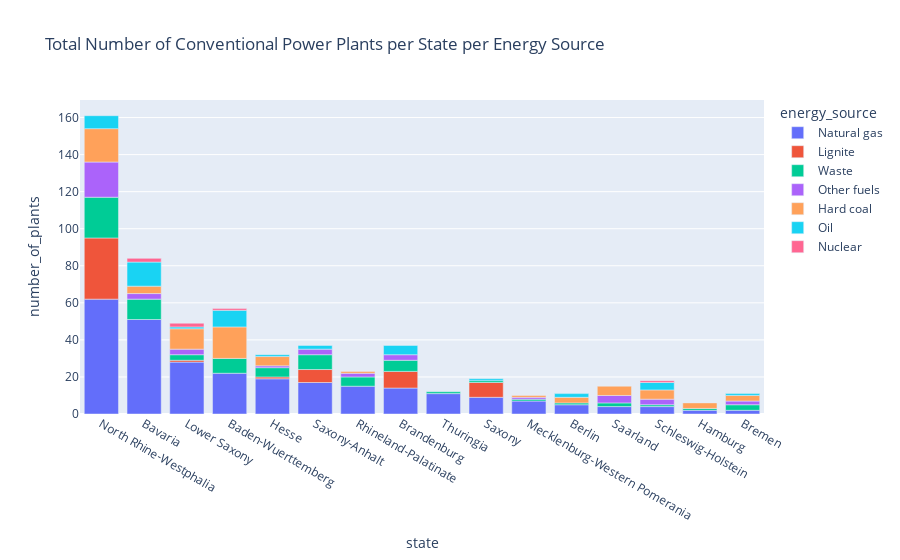

Write notebook code for a chart like this one.
### Markdown cell above
#### Stacked Bar Chart: Total Number of Conventional Power Plants per State and Energy Source

### Code cell
# Create a stacked bar chart incorporating the different energy sources per state 
fig = px.bar(
    conv_number_plants_states_sources,
    x='state',
    y='number_of_plants',
    color = 'energy_source',
    title='Total Number of Conventional Power Plants per State per Energy Source'
)
show_fig(fig)

### Figure 1 — Plotly figure (JSON) as saved in the notebook; plotly's stock layout.template omitted (floating-point values rounded to 4 significant figures)
{"data": [{"hovertemplate": "energy_source=Natural gas<br>state=%{x}<br>number_of_plants=%{y}<extra></extra>", "legendgroup": "Natural gas", "marker": {"color": "#636efa", "pattern": {"shape": ""}}, "name": "Natural gas", "orientation": "v", "showlegend": true, "textposition": "auto", "type": "bar", "x": ["North Rhine-Westphalia", "Bavaria", "Lower Saxony", "Baden-Wuerttemberg", "Hesse", "Saxony-Anhalt", "Rhineland-Palatinate", "Brandenburg", "Thuringia", "Saxony", "Mecklenburg-Western Pomerania", "Berlin", "Saarland", "Schleswig-Holstein", "Hamburg", "Bremen"], "xaxis": "x", "y": [62, 51, 28, 22, 19, 17, 15, 14, 11, 9, 7, 5, 4, 4, 2, 2], "yaxis": "y"}, {"hovertemplate": "energy_source=Lignite<br>state=%{x}<br>number_of_plants=%{y}<extra></extra>", "legendgroup": "Lignite", "marker": {"color": "#EF553B", "pattern": {"shape": ""}}, "name": "Lignite", "orientation": "v", "showlegend": true, "textposition": "auto", "type": "bar", "x": ["North Rhine-Westphalia", "Brandenburg", "Saxony", "Saxony-Anhalt", "Lower Saxony", "Hesse"], "xaxis": "x", "y": [33, 9, 8, 7, 1, 1], "yaxis": "y"}, {"hovertemplate": "energy_source=Waste<br>state=%{x}<br>number_of_plants=%{y}<extra></extra>", "legendgroup": "Waste", "marker": {"color": "#00cc96", "pattern": {"shape": ""}}, "name": "Waste", "orientation": "v", "showlegend": true, "textposition": "auto", "type": "bar", "x": ["North Rhine-Westphalia", "Bavaria", "Saxony-Anhalt", "Baden-Wuerttemberg", "Brandenburg", "Rhineland-Palatinate", "Hesse", "Bremen", "Lower Saxony", "Saarland", "Berlin", "Hamburg", "Mecklenburg-Western Pomerania", "Saxony", "Schleswig-Holstein", "Thuringia"], "xaxis": "x", "y": [22, 11, 8, 8, 6, 5, 5, 3, 3, 2, 1, 1, 1, 1, 1, 1], "yaxis": "y"}, {"hovertemplate": "energy_source=Other fuels<br>state=%{x}<br>number_of_plants=%{y}<extra></extra>", "legendgroup": "Other fuels", "marker": {"color": "#ab63fa", "pattern": {"shape": ""}}, "name": "Other fuels", "orientation": "v", "showlegend": true, "textposition": "auto", "type": "bar", "x": ["North Rhine-Westphalia", "Saarland", "Bavaria", "Lower Saxony", "Schleswig-Holstein", "Saxony-Anhalt", "Brandenburg", "Bremen", "Rhineland-Palatinate", "Mecklenburg-Western Pomerania", "Hesse"], "xaxis": "x", "y": [19, 4, 3, 3, 3, 3, 3, 2, 2, 1, 1], "yaxis": "y"}, {"hovertemplate": "energy_source=Hard coal<br>state=%{x}<br>number_of_plants=%{y}<extra></extra>", "legendgroup": "Hard coal", "marker": {"color": "#FFA15A", "pattern": {"shape": ""}}, "name": "Hard coal", "orientation": "v", "showlegend": true, "textposition": "auto", "type": "bar", "x": ["North Rhine-Westphalia", "Baden-Wuerttemberg", "Lower Saxony", "Hesse", "Saarland", "Schleswig-Holstein", "Bavaria", "Berlin", "Bremen", "Hamburg", "Mecklenburg-Western Pomerania", "Rhineland-Palatinate"], "xaxis": "x", "y": [18, 17, 11, 5, 5, 5, 4, 3, 3, 3, 1, 1], "yaxis": "y"}, {"hovertemplate": "energy_source=Oil<br>state=%{x}<br>number_of_plants=%{y}<extra></extra>", "legendgroup": "Oil", "marker": {"color": "#19d3f3", "pattern": {"shape": ""}}, "name": "Oil", "orientation": "v", "showlegend": true, "textposition": "auto", "type": "bar", "x": ["Bavaria", "Baden-Wuerttemberg", "North Rhine-Westphalia", "Brandenburg", "Schleswig-Holstein", "Saxony-Anhalt", "Berlin", "Lower Saxony", "Hesse", "Bremen", "Saxony"], "xaxis": "x", "y": [13, 9, 7, 5, 4, 2, 2, 1, 1, 1, 1], "yaxis": "y"}, {"hovertemplate": "energy_source=Nuclear<br>state=%{x}<br>number_of_plants=%{y}<extra></extra>", "legendgroup": "Nuclear", "marker": {"color": "#FF6692", "pattern": {"shape": ""}}, "name": "Nuclear", "orientation": "v", "showlegend": true, "textposition": "auto", "type": "bar", "x": ["Bavaria", "Lower Saxony", "Baden-Wuerttemberg", "Schleswig-Holstein"], "xaxis": "x", "y": [2, 2, 1, 1], "yaxis": "y"}], "layout": {"autosize": true, "barmode": "relative", "legend": {"title": {"text": "energy_source"}, "tracegroupgap": 0}, "title": {"text": "Total Number of Conventional Power Plants per State per Energy Source"}, "xaxis": {"anchor": "y", "autorange": true, "domain": [0, 1], "range": [-0.5, 15.5], "title": {"text": "state"}, "type": "category"}, "yaxis": {"anchor": "x", "autorange": true, "domain": [0, 1], "range": [0, 169.5], "title": {"text": "number_of_plants"}, "type": "linear"}}}
